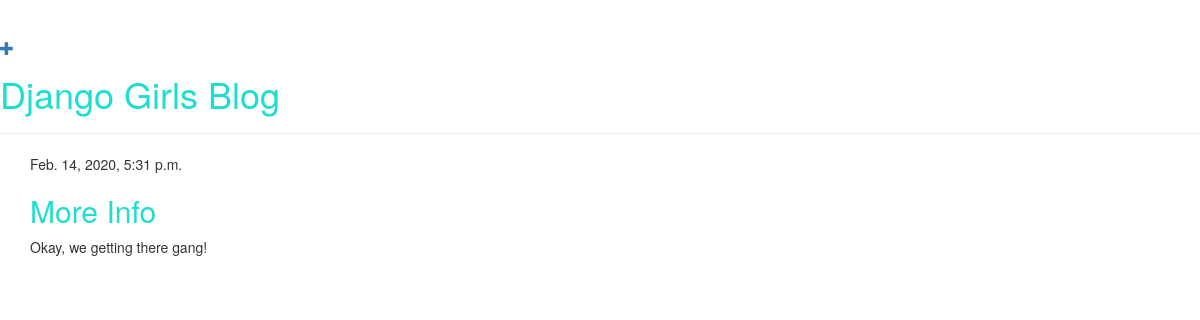
Before: / with the older database file.
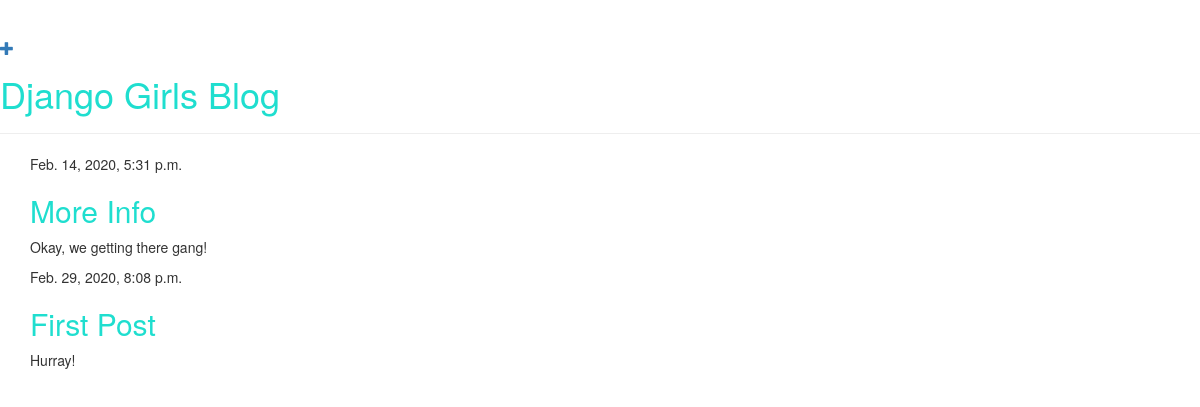
After: the same page with the newer database file.
### blog/models.py (models this page shows, shortened)
class Post(models.Model):
    author = models.ForeignKey(settings.AUTH_USER_MODEL, on_delete=models.CASCADE)
    title = models.CharField(max_length=200)
    text = models.TextField()
    created_date = models.DateTimeField(default=timezone.now)
    published_date = models.DateTimeField(blank=True, null=True)

### blog/views.py (the view)
# urls.py: path('', views.post_list, name='post_list'),
def post_list(request):
    posts = Post.objects.filter(published_date__lte=timezone.now()).order_by('published_date')
    return render(request, 'blog/post_list.html', {'posts': posts})

### blog/templates/blog/post_list.html
            {% extends 'blog/base.html' %}
            {% block content %}
                {%  for post in posts %}
                    <div class="post">
                        <div class="date">
                            {{ post.published_date }}
                        </div>
                        <h2><a href="{% url 'post_detail' pk=post.pk %}">{{ post.title }}</a></h2>
                        <p>{{ post.text|linebreaksbr }}</p>
                    </div>
                {% endfor%}
            {% endblock %}

### blog/templates/blog/base.html (shortened to what this page needs)
{% load static %}
<html>
    <head>
        <link rel="stylesheet" href="//maxcdn.bootstrapcdn.com/bootstrap/3.2.0/css/bootstrap.min.css">
        <link rel="stylesheet" href="//maxcdn.bootstrapcdn.com/bootstrap/3.2.0/css/bootstrap-theme.min.css">
        <link rel="stylesheet" href="{% static 'css/blog.css' %}">
    </head>
    <body>
        <div class="page-header">
        <a href="{% url 'post_new' %}" class="top-menu"><span class="glyphicon glyphicon-plus"></span></a>
        <h1><a href="/">Django Girls Blog</a></h1>
    </div>
    <div class="content container">
        <div class="row">
            <div class="col-md-8">
            {% block content %}
            {% endblock %}
            </div>
        </div>
    </div>
    </body>
</html>

### blog/static/css/blog.css (style rules this page uses)
h1 a, h2 a { color: #1FDECF; }

Changed rows visible on the page:
added Post: published_date "Feb. 29, 2020, 8:08 p.m.", title "First Post", text "Hurray!"
